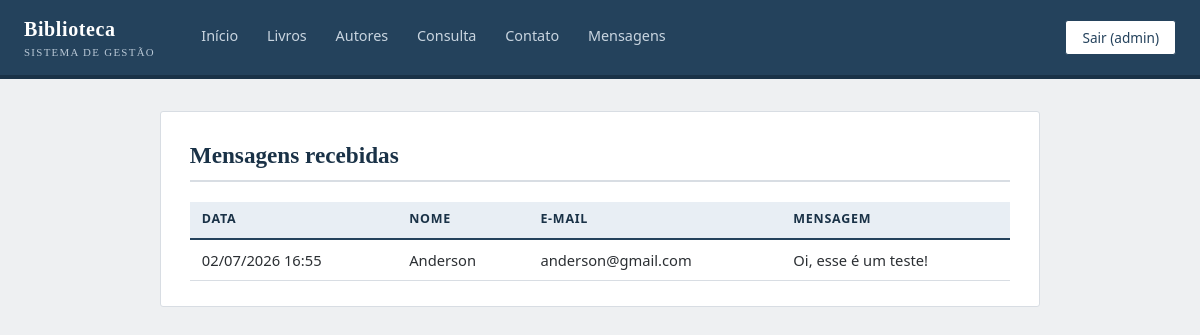
The page /mensagens/ (signed in) on the database as committed earlier.
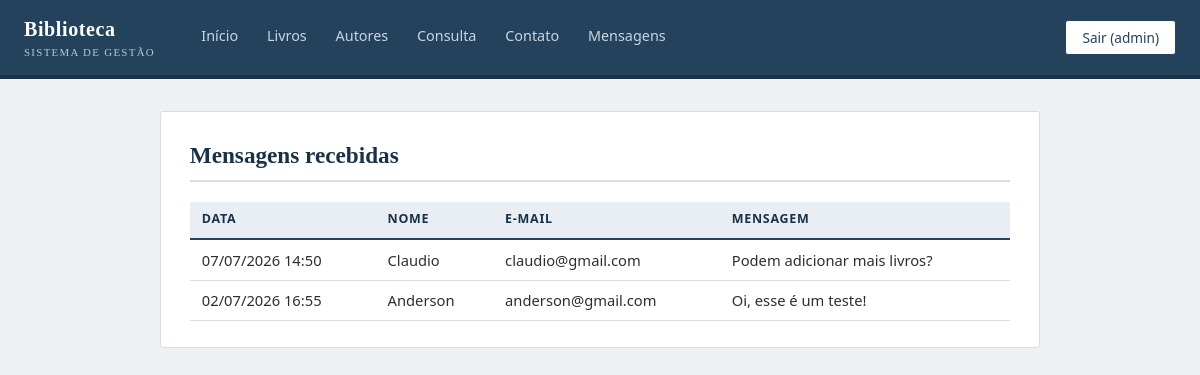
The same page on the database as committed later.
### core/models.py (models this page shows, shortened)
class Contato(models.Model):
    nome = models.CharField(max_length=100)
    email = models.EmailField(max_length=100)
    mensagem = models.TextField()
    enviado_em = models.DateTimeField(auto_now_add=True)

### core/views.py (the view)
# urls.py: path("mensagens/", views.mensagens, name="mensagens"),
@user_passes_test(lambda u: u.is_staff, login_url="login")
def mensagens(request):
    lista = Contato.objects.order_by("-enviado_em")
    return render(request, "core/mensagens.html", {"mensagens": lista})

### core/templates/core/mensagens.html (shortened to what this page needs)
{% extends "core/base.html" %}
{% block content %}
<div class="card">
  <h1>Mensagens recebidas</h1>
  <table>
    <tr><th>Data</th><th>Nome</th><th>E-mail</th><th>Mensagem</th></tr>
    {% for m in mensagens %}
    <tr>
      <td style="white-space:nowrap">{{ m.enviado_em|date:"d/m/Y H:i" }}</td>
      <td>{{ m.nome }}</td>
      <td>{{ m.email }}</td>
      <td>{{ m.mensagem }}</td>
    </tr>
    {% empty %}
    <tr><td colspan="4">Nenhuma mensagem recebida.</td></tr>
    {% endfor %}
  </table>
</div>
{% endblock %}

### core/templates/core/base.html (shortened to what this page needs)
<!doctype html>
<html lang="pt-br">
<head>
</head>
<body>
<header>
  <span class="brand">Biblioteca<small>Sistema de Gestão</small></span>
  <nav>
    {% if user.is_authenticated %}
      <a href="{% url 'home' %}">Início</a>
      <a href="{% url 'livro_list' %}">Livros</a>
      <a href="{% url 'autor_list' %}">Autores</a>
      <a href="{% url 'consulta' %}">Consulta</a>
      <a href="{% url 'contato' %}">Contato</a>
      {% if user.is_staff %}<a href="{% url 'mensagens' %}">Mensagens</a>{% endif %}
    {% endif %}
  </nav>
  {% if user.is_authenticated %}
    <form action="{% url 'logout' %}" method="post" class="sair">{% csrf_token %}
      <button class="btn secondary" type="submit">Sair ({{ user.username }})</button>
    </form>
  {% endif %}
</header>
<main>
  {% block content %}{% endblock %}
</main>
</body>
</html>

### core/templates/core/base.html (style rules this page uses)
:root { --azul: #24425c; --azul-escuro: #1a3247; --azul-claro: #e8eef4; --cinza: #5c6670; --borda: #d8dde3; --vermelho: #9c3a3a; --fundo: #eef0f2; }
* { box-sizing: border-box; margin: 0; }
body { font-family: Georgia, "Times New Roman", serif; background: var(--fundo); color: #2b2f33; line-height: 1.5; }
header { background: var(--azul); border-bottom: 4px solid var(--azul-escuro); color: #fff; padding: 0 1.5rem; display: flex; align-items: stretch; gap: 2rem; flex-wrap: wrap; }
header .brand { font-size: 1.25rem; font-weight: 700; letter-spacing: .03em; padding: .9rem 0; }
header .brand small { display: block; font-size: .68rem; font-weight: 400; letter-spacing: .12em; text-transform: uppercase; color: #b9c8d6; }
nav { display: flex; align-items: stretch; }
nav a { color: #c9d5e0; text-decoration: none; padding: 0 .9rem; display: flex; align-items: center; font-family: system-ui, sans-serif; font-size: .9rem; border-bottom: 3px solid transparent; }
.sair { margin-left: auto; align-self: center; }
main { max-width: 920px; margin: 2rem auto 3rem; padding: 0 1.25rem; }
h1 { font-size: 1.45rem; font-weight: 700; color: var(--azul-escuro); border-bottom: 2px solid var(--borda); padding-bottom: .5rem; margin-bottom: 1.2rem; }
.card { background: #fff; border: 1px solid var(--borda); border-radius: 3px; padding: 1.6rem 1.8rem; margin-bottom: 1.2rem; }
table { width: 100%; border-collapse: collapse; font-family: system-ui, sans-serif; font-size: .92rem; }
th, td { text-align: left; padding: .55rem .75rem; border-bottom: 1px solid var(--borda); }
th { background: var(--azul-claro); color: var(--azul-escuro); font-size: .78rem; text-transform: uppercase; letter-spacing: .06em; border-bottom: 2px solid var(--azul); }
.btn { display: inline-block; background: var(--azul); color: #fff; border: 1px solid var(--azul-escuro); border-radius: 3px; padding: .45rem 1rem; text-decoration: none; cursor: pointer; font-family: system-ui, sans-serif; font-size: .85rem; }
.btn.secondary { background: #fff; color: var(--azul); border-color: var(--azul); }

Rows that differ between the two databases and show on the page:
added Contato: enviado_em "07/07/2026 14:50", nome "Claudio", email "claudio@gmail.com", mensagem "Podem adicionar mais livros?"
